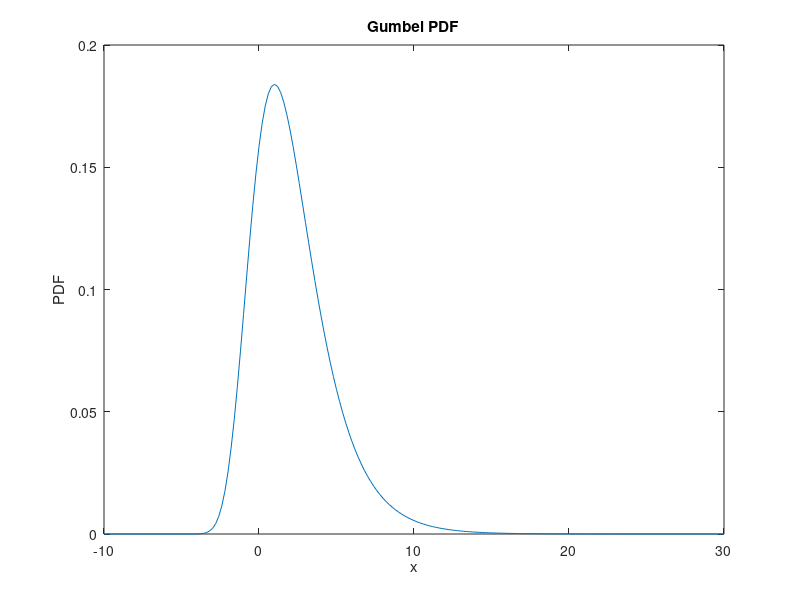

Write the MATLAB code that produced this figure.
mu = 1;
b = 2;
int_size = 0.2;
x = -10:int_size:30;
z = (x-mu)/b;
y_pdf = exp(-(z + exp(-z)))/b;

plot(x, y_pdf), xlabel("x"), ylabel("PDF"), title("Gumbel PDF");